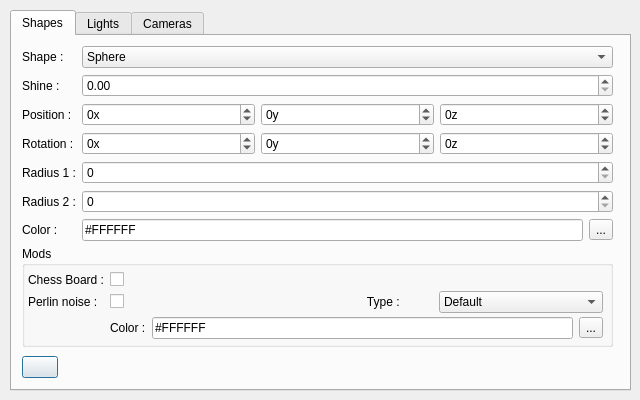
<?xml version="1.0" encoding="UTF-8"?>
<ui version="4.0">
 <class>FenGenCode</class>
 <widget class="QDialog" name="FenGenCode">
  <property name="geometry">
   <rect>
    <x>0</x>
    <y>0</y>
    <width>640</width>
    <height>400</height>
   </rect>
  </property>
  <property name="windowTitle">
   <string>Add an object to your scene!</string>
  </property>
  <property name="windowIcon">
   <iconset resource="ressource.qrc">
    <normaloff>:/images/images/genicon.png</normaloff>:/images/images/genicon.png</iconset>
  </property>
  <widget class="QTabWidget" name="Tab">
   <property name="geometry">
    <rect>
     <x>10</x>
     <y>10</y>
     <width>621</width>
     <height>381</height>
    </rect>
   </property>
   <property name="currentIndex">
    <number>0</number>
   </property>
   <property name="movable">
    <bool>true</bool>
   </property>
   <widget class="QWidget" name="tab_1">
    <attribute name="title">
     <string>Shapes</string>
    </attribute>
    <widget class="QWidget" name="formLayoutWidget_2">
     <property name="geometry">
      <rect>
       <x>0</x>
       <y>0</y>
       <width>611</width>
       <height>264</height>
      </rect>
     </property>
     <layout class="QFormLayout" name="formLayout_2">
      <property name="fieldGrowthPolicy">
       <enum>QFormLayout::AllNonFixedFieldsGrow</enum>
      </property>
      <property name="leftMargin">
       <number>10</number>
      </property>
      <property name="topMargin">
       <number>10</number>
      </property>
      <property name="rightMargin">
       <number>10</number>
      </property>
      <property name="bottomMargin">
       <number>10</number>
      </property>
      <item row="0" column="0">
       <widget class="QLabel" name="label_4">
        <property name="text">
         <string>Shape :</string>
        </property>
       </widget>
      </item>
      <item row="0" column="1">
       <widget class="QComboBox" name="shapesSelect">
        <item>
         <property name="text">
          <string>Sphere</string>
         </property>
        </item>
        <item>
         <property name="text">
          <string>Plane</string>
         </property>
        </item>
        <item>
         <property name="text">
          <string>Cone</string>
         </property>
        </item>
        <item>
         <property name="text">
          <string>Cylinder</string>
         </property>
        </item>
        <item>
         <property name="text">
          <string>Hyperboloid</string>
         </property>
        </item>
       </widget>
      </item>
      <item row="1" column="0">
       <widget class="QLabel" name="label_11">
        <property name="text">
         <string>Shine :</string>
        </property>
       </widget>
      </item>
      <item row="1" column="1">
       <widget class="QDoubleSpinBox" name="shine">
        <property name="maximum">
         <double>1.000000000000000</double>
        </property>
        <property name="singleStep">
         <double>0.010000000000000</double>
        </property>
       </widget>
      </item>
      <item row="3" column="0">
       <widget class="QLabel" name="label_5">
        <property name="text">
         <string>Position :</string>
        </property>
       </widget>
      </item>
      <item row="3" column="1">
       <layout class="QHBoxLayout" name="horizontalLayout">
        <item>
         <widget class="QSpinBox" name="posxShape">
          <property name="suffix">
           <string>x</string>
          </property>
          <property name="prefix">
           <string/>
          </property>
          <property name="minimum">
           <number>-1000000000</number>
          </property>
          <property name="maximum">
           <number>1000000000</number>
          </property>
         </widget>
        </item>
        <item>
         <widget class="QSpinBox" name="posyShape">
          <property name="suffix">
           <string>y</string>
          </property>
          <property name="prefix">
           <string/>
          </property>
          <property name="minimum">
           <number>-1000000000</number>
          </property>
          <property name="maximum">
           <number>1000000000</number>
          </property>
         </widget>
        </item>
        <item>
         <widget class="QSpinBox" name="poszShape">
          <property name="suffix">
           <string>z</string>
          </property>
          <property name="minimum">
           <number>-1000000000</number>
          </property>
          <property name="maximum">
           <number>1000000000</number>
          </property>
         </widget>
        </item>
       </layout>
      </item>
      <item row="4" column="0">
       <widget class="QLabel" name="label_6">
        <property name="text">
         <string>Rotation :</string>
        </property>
       </widget>
      </item>
      <item row="4" column="1">
       <layout class="QHBoxLayout" name="horizontalLayout_2">
        <item>
         <widget class="QSpinBox" name="rotx">
          <property name="enabled">
           <bool>true</bool>
          </property>
          <property name="suffix">
           <string>x</string>
          </property>
          <property name="minimum">
           <number>-10000000</number>
          </property>
          <property name="maximum">
           <number>100000000</number>
          </property>
         </widget>
        </item>
        <item>
         <widget class="QSpinBox" name="roty">
          <property name="enabled">
           <bool>true</bool>
          </property>
          <property name="suffix">
           <string>y</string>
          </property>
          <property name="minimum">
           <number>-1000000000</number>
          </property>
          <property name="maximum">
           <number>1000000000</number>
          </property>
         </widget>
        </item>
        <item>
         <widget class="QSpinBox" name="rotz">
          <property name="enabled">
           <bool>true</bool>
          </property>
          <property name="suffix">
           <string>z</string>
          </property>
          <property name="minimum">
           <number>-100000000</number>
          </property>
          <property name="maximum">
           <number>10000000</number>
          </property>
         </widget>
        </item>
       </layout>
      </item>
      <item row="5" column="0">
       <widget class="QLabel" name="label_7">
        <property name="text">
         <string>Radius 1 :</string>
        </property>
       </widget>
      </item>
      <item row="5" column="1">
       <widget class="QSpinBox" name="rayon1">
        <property name="minimum">
         <number>0</number>
        </property>
        <property name="maximum">
         <number>2000000000</number>
        </property>
       </widget>
      </item>
      <item row="7" column="0">
       <widget class="QLabel" name="label_10">
        <property name="text">
         <string>Color :</string>
        </property>
       </widget>
      </item>
      <item row="7" column="1">
       <layout class="QHBoxLayout" name="horizontalLayout_6">
        <item>
         <widget class="QLineEdit" name="colorShape">
          <property name="text">
           <string>#FFFFFF</string>
          </property>
          <property name="readOnly">
           <bool>true</bool>
          </property>
          <property name="placeholderText">
           <string>Hex color</string>
          </property>
         </widget>
        </item>
        <item>
         <widget class="QToolButton" name="chooseColorShape">
          <property name="text">
           <string>...</string>
          </property>
         </widget>
        </item>
       </layout>
      </item>
      <item row="8" column="1">
       <layout class="QHBoxLayout" name="horizontalLayout_5"/>
      </item>
      <item row="6" column="0">
       <widget class="QLabel" name="label_17">
        <property name="text">
         <string>Radius 2 :</string>
        </property>
       </widget>
      </item>
      <item row="6" column="1">
       <widget class="QSpinBox" name="rayon2">
        <property name="maximum">
         <number>2000000000</number>
        </property>
       </widget>
      </item>
     </layout>
    </widget>
    <widget class="QGroupBox" name="groupBox">
     <property name="geometry">
      <rect>
       <x>10</x>
       <y>210</y>
       <width>591</width>
       <height>101</height>
      </rect>
     </property>
     <property name="title">
      <string>Mods</string>
     </property>
     <widget class="QWidget" name="formLayoutWidget_5">
      <property name="geometry">
       <rect>
        <x>0</x>
        <y>20</y>
        <width>591</width>
        <height>87</height>
       </rect>
      </property>
      <layout class="QFormLayout" name="formLayout_5">
       <property name="fieldGrowthPolicy">
        <enum>QFormLayout::AllNonFixedFieldsGrow</enum>
       </property>
       <property name="verticalSpacing">
        <number>4</number>
       </property>
       <property name="leftMargin">
        <number>6</number>
       </property>
       <property name="topMargin">
        <number>6</number>
       </property>
       <property name="rightMargin">
        <number>10</number>
       </property>
       <property name="bottomMargin">
        <number>10</number>
       </property>
       <item row="0" column="0">
        <widget class="QLabel" name="label_12">
         <property name="text">
          <string>Chess Board :</string>
         </property>
        </widget>
       </item>
       <item row="0" column="1">
        <widget class="QCheckBox" name="checkerplane">
         <property name="text">
          <string/>
         </property>
        </widget>
       </item>
       <item row="1" column="0">
        <widget class="QLabel" name="label_13">
         <property name="text">
          <string>Perlin noise :</string>
         </property>
        </widget>
       </item>
       <item row="1" column="1">
        <layout class="QHBoxLayout" name="horizontalLayout_7">
         <item>
          <widget class="QCheckBox" name="perlinNoise">
           <property name="text">
            <string/>
           </property>
          </widget>
         </item>
         <item>
          <widget class="QLabel" name="label_8">
           <property name="text">
            <string>                            Type :</string>
           </property>
          </widget>
         </item>
         <item>
          <widget class="QComboBox" name="typePerlin">
           <property name="editable">
            <bool>false</bool>
           </property>
           <item>
            <property name="text">
             <string>Default</string>
            </property>
           </item>
           <item>
            <property name="text">
             <string>Heightmap</string>
            </property>
           </item>
           <item>
            <property name="text">
             <string>Marble</string>
            </property>
           </item>
           <item>
            <property name="text">
             <string>Wood</string>
            </property>
           </item>
          </widget>
         </item>
        </layout>
       </item>
       <item row="2" column="1">
        <layout class="QHBoxLayout" name="horizontalLayout_8">
         <property name="spacing">
          <number>6</number>
         </property>
         <item>
          <widget class="QLabel" name="label_9">
           <property name="text">
            <string>Color :</string>
           </property>
          </widget>
         </item>
         <item>
          <widget class="QLineEdit" name="colorPerlin">
           <property name="text">
            <string>#FFFFFF</string>
           </property>
           <property name="readOnly">
            <bool>true</bool>
           </property>
           <property name="placeholderText">
            <string>Hex color</string>
           </property>
          </widget>
         </item>
         <item>
          <widget class="QToolButton" name="chooseColorPerlin">
           <property name="text">
            <string>...</string>
           </property>
          </widget>
         </item>
        </layout>
       </item>
      </layout>
     </widget>
    </widget>
    <widget class="QPushButton" name="addShapeButton">
     <property name="enabled">
      <bool>true</bool>
     </property>
     <property name="geometry">
      <rect>
       <x>10</x>
       <y>320</y>
       <width>36</width>
       <height>22</height>
      </rect>
     </property>
     <property name="text">
      <string/>
     </property>
     <property name="iconSize">
      <size>
       <width>16</width>
       <height>16</height>
      </size>
     </property>
     <property name="checkable">
      <bool>false</bool>
     </property>
     <property name="autoDefault">
      <bool>true</bool>
     </property>
     <property name="default">
      <bool>false</bool>
     </property>
     <property name="flat">
      <bool>false</bool>
     </property>
    </widget>
   </widget>
   <widget class="QWidget" name="tab_3">
    <attribute name="title">
     <string>Lights</string>
    </attribute>
    <widget class="QWidget" name="formLayoutWidget">
     <property name="geometry">
      <rect>
       <x>0</x>
       <y>0</y>
       <width>621</width>
       <height>191</height>
      </rect>
     </property>
     <layout class="QFormLayout" name="formLayout">
      <property name="fieldGrowthPolicy">
       <enum>QFormLayout::AllNonFixedFieldsGrow</enum>
      </property>
      <property name="horizontalSpacing">
       <number>6</number>
      </property>
      <property name="verticalSpacing">
       <number>10</number>
      </property>
      <property name="leftMargin">
       <number>10</number>
      </property>
      <property name="topMargin">
       <number>10</number>
      </property>
      <property name="rightMargin">
       <number>10</number>
      </property>
      <property name="bottomMargin">
       <number>10</number>
      </property>
      <item row="1" column="0">
       <widget class="QLabel" name="label_3">
        <property name="text">
         <string>Postion :</string>
        </property>
       </widget>
      </item>
      <item row="1" column="1">
       <layout class="QHBoxLayout" name="horizontalLayout_3">
        <item>
         <widget class="QSpinBox" name="posx">
          <property name="suffix">
           <string>x</string>
          </property>
          <property name="minimum">
           <number>-10000000</number>
          </property>
          <property name="maximum">
           <number>1000000000</number>
          </property>
         </widget>
        </item>
        <item>
         <widget class="QSpinBox" name="posy">
          <property name="suffix">
           <string>y</string>
          </property>
          <property name="minimum">
           <number>-1000000000</number>
          </property>
          <property name="maximum">
           <number>1000000000</number>
          </property>
         </widget>
        </item>
        <item>
         <widget class="QSpinBox" name="posz">
          <property name="suffix">
           <string>z</string>
          </property>
          <property name="minimum">
           <number>-100000000</number>
          </property>
          <property name="maximum">
           <number>1000000000</number>
          </property>
         </widget>
        </item>
       </layout>
      </item>
      <item row="2" column="0">
       <widget class="QLabel" name="label">
        <property name="text">
         <string>Color :</string>
        </property>
       </widget>
      </item>
      <item row="4" column="0">
       <widget class="QPushButton" name="addLightButton">
        <property name="enabled">
         <bool>true</bool>
        </property>
        <property name="text">
         <string/>
        </property>
        <property name="iconSize">
         <size>
          <width>16</width>
          <height>16</height>
         </size>
        </property>
        <property name="checkable">
         <bool>false</bool>
        </property>
        <property name="autoDefault">
         <bool>true</bool>
        </property>
        <property name="default">
         <bool>false</bool>
        </property>
        <property name="flat">
         <bool>false</bool>
        </property>
       </widget>
      </item>
      <item row="2" column="1">
       <layout class="QHBoxLayout" name="horizontalLayout_4">
        <property name="spacing">
         <number>6</number>
        </property>
        <item>
         <widget class="QLineEdit" name="colorLight">
          <property name="text">
           <string>#FFFFFF</string>
          </property>
          <property name="readOnly">
           <bool>true</bool>
          </property>
          <property name="placeholderText">
           <string>Hex color</string>
          </property>
         </widget>
        </item>
        <item>
         <widget class="QToolButton" name="chooseColorLight">
          <property name="text">
           <string>...</string>
          </property>
         </widget>
        </item>
       </layout>
      </item>
      <item row="0" column="0">
       <widget class="QLabel" name="label_2">
        <property name="text">
         <string>Type :</string>
        </property>
       </widget>
      </item>
      <item row="0" column="1">
       <widget class="QComboBox" name="type">
        <item>
         <property name="text">
          <string>Diffuse</string>
         </property>
        </item>
       </widget>
      </item>
      <item row="3" column="0">
       <widget class="QLabel" name="label_18">
        <property name="text">
         <string>Ambient ratio :</string>
        </property>
       </widget>
      </item>
      <item row="3" column="1">
       <widget class="QDoubleSpinBox" name="lightCoef">
        <property name="decimals">
         <number>2</number>
        </property>
        <property name="maximum">
         <double>1.000000000000000</double>
        </property>
        <property name="singleStep">
         <double>0.010000000000000</double>
        </property>
        <property name="value">
         <double>0.000000000000000</double>
        </property>
       </widget>
      </item>
     </layout>
    </widget>
   </widget>
   <widget class="QWidget" name="tab_2">
    <attribute name="title">
     <string>Cameras</string>
    </attribute>
    <widget class="QWidget" name="formLayoutWidget_3">
     <property name="geometry">
      <rect>
       <x>0</x>
       <y>0</y>
       <width>621</width>
       <height>191</height>
      </rect>
     </property>
     <layout class="QFormLayout" name="formLayout_3">
      <property name="leftMargin">
       <number>10</number>
      </property>
      <property name="topMargin">
       <number>10</number>
      </property>
      <property name="rightMargin">
       <number>10</number>
      </property>
      <property name="bottomMargin">
       <number>10</number>
      </property>
      <item row="0" column="0">
       <widget class="QLabel" name="label_14">
        <property name="text">
         <string>Name :</string>
        </property>
       </widget>
      </item>
      <item row="0" column="1">
       <widget class="QLineEdit" name="camName"/>
      </item>
      <item row="1" column="0">
       <widget class="QLabel" name="label_15">
        <property name="text">
         <string>Position :</string>
        </property>
       </widget>
      </item>
      <item row="1" column="1">
       <layout class="QHBoxLayout" name="horizontalLayout_9">
        <item>
         <widget class="QSpinBox" name="posxCam">
          <property name="suffix">
           <string>x</string>
          </property>
          <property name="minimum">
           <number>-1000000</number>
          </property>
          <property name="maximum">
           <number>1000000</number>
          </property>
         </widget>
        </item>
        <item>
         <widget class="QSpinBox" name="posyCam">
          <property name="suffix">
           <string>y</string>
          </property>
          <property name="minimum">
           <number>-10000000</number>
          </property>
          <property name="maximum">
           <number>1000000</number>
          </property>
         </widget>
        </item>
        <item>
         <widget class="QSpinBox" name="poszCam">
          <property name="suffix">
           <string>z</string>
          </property>
          <property name="minimum">
           <number>-1000000</number>
          </property>
          <property name="maximum">
           <number>1000000</number>
          </property>
         </widget>
        </item>
       </layout>
      </item>
      <item row="2" column="0">
       <widget class="QLabel" name="label_16">
        <property name="text">
         <string>Rotation :</string>
        </property>
       </widget>
      </item>
      <item row="2" column="1">
       <layout class="QHBoxLayout" name="horizontalLayout_10">
        <item>
         <widget class="QSpinBox" name="rotxCam">
          <property name="suffix">
           <string>x</string>
          </property>
          <property name="minimum">
           <number>-10000000</number>
          </property>
          <property name="maximum">
           <number>1000000000</number>
          </property>
         </widget>
        </item>
        <item>
         <widget class="QSpinBox" name="rotyCam">
          <property name="suffix">
           <string>y</string>
          </property>
          <property name="minimum">
           <number>-10000000</number>
          </property>
          <property name="maximum">
           <number>10000000</number>
          </property>
         </widget>
        </item>
        <item>
         <widget class="QSpinBox" name="rotzCam">
          <property name="suffix">
           <string>z</string>
          </property>
          <property name="minimum">
           <number>-100000000</number>
          </property>
          <property name="maximum">
           <number>100000000</number>
          </property>
         </widget>
        </item>
       </layout>
      </item>
      <item row="3" column="0">
       <widget class="QPushButton" name="addCamButton">
        <property name="enabled">
         <bool>true</bool>
        </property>
        <property name="text">
         <string/>
        </property>
        <property name="iconSize">
         <size>
          <width>16</width>
          <height>16</height>
         </size>
        </property>
        <property name="checkable">
         <bool>false</bool>
        </property>
        <property name="autoDefault">
         <bool>true</bool>
        </property>
        <property name="default">
         <bool>false</bool>
        </property>
        <property name="flat">
         <bool>false</bool>
        </property>
       </widget>
      </item>
     </layout>
    </widget>
   </widget>
  </widget>
 </widget>
 <resources>
  <include location="ressource.qrc"/>
 </resources>
 <connections/>
</ui>
